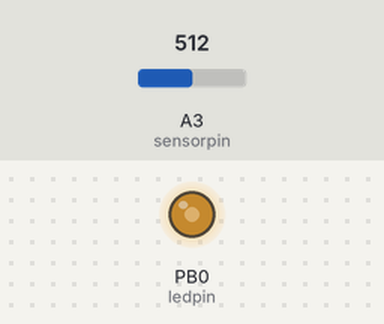
The sketch below on a simulated ATtiny85, built with avr-gcc and run on an emulated ATtiny85. Shown: output pins drawn as LEDs (lit = HIGH). The inputs (shaded band) are chosen by the test bench; at power-on: A3 (sensorpin) = 512.

Above: at 1.2 s.
1.3 s: A3 (sensorpin) set to 716
At 2.0 s:
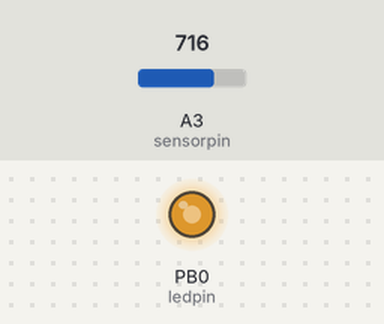
2.8 s: A3 (sensorpin) set to 900
At 3.1 s:
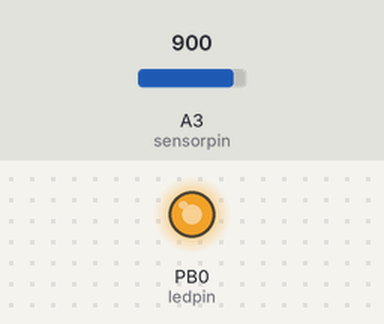
4.3 s: A3 (sensorpin) set to 122
At 5.5 s:
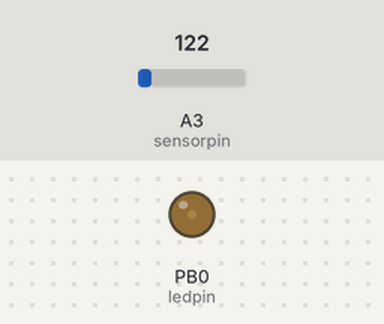
5.8 s: A3 (sensorpin) set to 0
At 6.6 s:
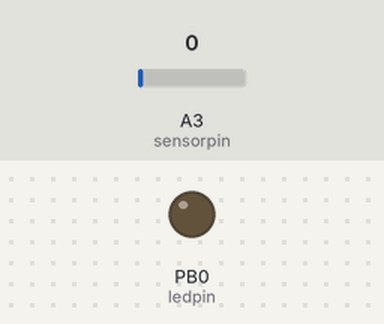
7.3 s: A3 (sensorpin) set to 511
At 7.7 s:
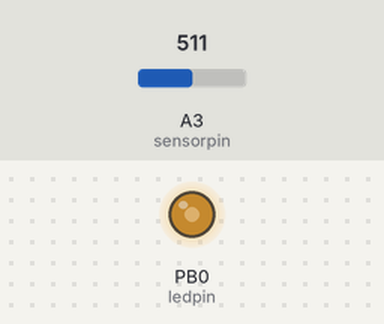
Timing chart, 0 to 9.8 s (numbered marks = the images above; inputs shaded):
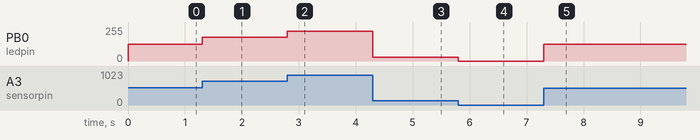

The sketch:

controlling_brightness_of_led_using_attiny851.ino
```cpp
// C++ code
//
int pot_value=0;
int ledpin=0;
int sensorpin=A3;
void setup()
{
  pinMode(ledpin, OUTPUT);
  pinMode(sensorpin, INPUT);
}

void loop()
{
  pot_value=analogRead(sensorpin);
  pot_value=map(pot_value,0,1023,0,255);
  analogWrite(ledpin,pot_value);
}
```

Measured:
- after the input at 1.3 s, PB0 (ledpin): 127/255 → 178/255 at once
- after the input at 2.8 s, PB0 (ledpin): 178/255 → 224/255 at once
- after the input at 4.3 s, PB0 (ledpin): 224/255 → 30/255 at once
- after the input at 5.8 s, PB0 (ledpin): 30/255 → 0/255 at once
- after the input at 7.3 s, PB0 (ledpin): 0/255 → 127/255 at once
